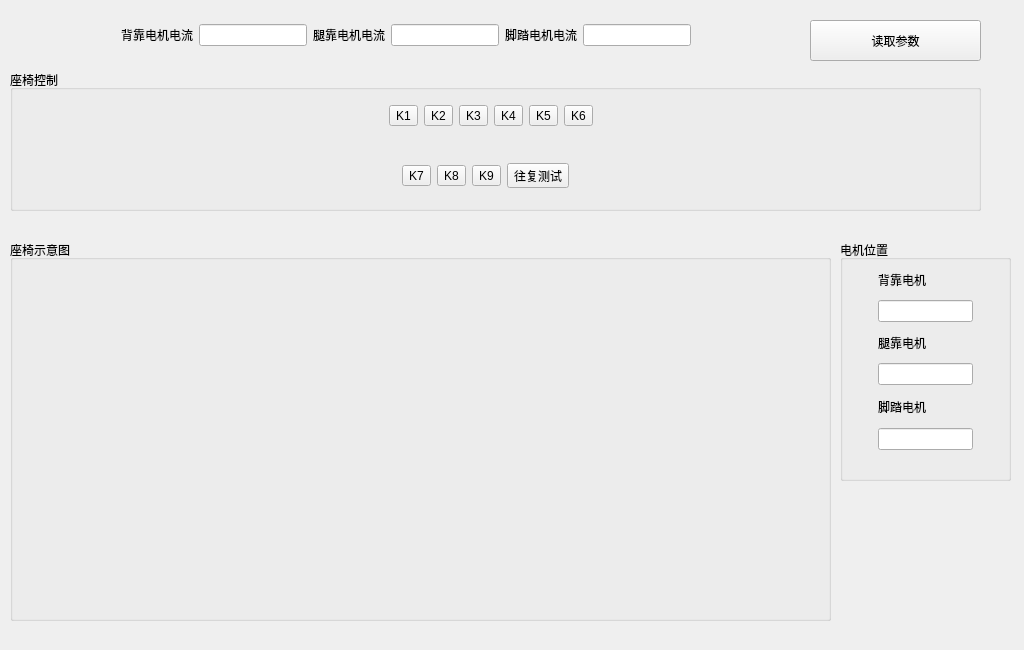
<?xml version="1.0" encoding="UTF-8"?>
<ui version="4.0">
 <class>SCButton</class>
 <widget class="QWidget" name="SCButton">
  <property name="geometry">
   <rect>
    <x>0</x>
    <y>0</y>
    <width>1024</width>
    <height>650</height>
   </rect>
  </property>
  <property name="windowTitle">
   <string>Form</string>
  </property>
  <widget class="QToolButton" name="tbnReadCurrent">
   <property name="geometry">
    <rect>
     <x>810</x>
     <y>20</y>
     <width>171</width>
     <height>41</height>
    </rect>
   </property>
   <property name="text">
    <string>读取参数</string>
   </property>
  </widget>
  <widget class="QGroupBox" name="groupBox">
   <property name="geometry">
    <rect>
     <x>10</x>
     <y>240</y>
     <width>821</width>
     <height>381</height>
    </rect>
   </property>
   <property name="title">
    <string>座椅示意图</string>
   </property>
   <widget class="QLabel" name="label_4">
    <property name="geometry">
     <rect>
      <x>10</x>
      <y>10</y>
      <width>811</width>
      <height>361</height>
     </rect>
    </property>
    <property name="text">
     <string/>
    </property>
    <property name="pixmap">
     <pixmap resource="image.qrc">:/Image/ControlBoard.png</pixmap>
    </property>
   </widget>
  </widget>
  <widget class="QGroupBox" name="groupBox_2">
   <property name="geometry">
    <rect>
     <x>10</x>
     <y>70</y>
     <width>971</width>
     <height>141</height>
    </rect>
   </property>
   <property name="title">
    <string>座椅控制</string>
   </property>
   <widget class="QWidget" name="layoutWidget">
    <property name="geometry">
     <rect>
      <x>110</x>
      <y>80</y>
      <width>731</width>
      <height>51</height>
     </rect>
    </property>
    <layout class="QGridLayout" name="gridLayout_3">
     <item row="1" column="5">
      <widget class="QToolButton" name="tbnOpenCLose">
       <property name="text">
        <string>往复测试</string>
       </property>
      </widget>
     </item>
     <item row="1" column="6">
      <spacer name="horizontalSpacer_6">
       <property name="orientation">
        <enum>Qt::Horizontal</enum>
       </property>
       <property name="sizeHint" stdset="0">
        <size>
         <width>40</width>
         <height>20</height>
        </size>
       </property>
      </spacer>
     </item>
     <item row="1" column="2">
      <widget class="QToolButton" name="tbnFastClose">
       <property name="text">
        <string>K7</string>
       </property>
      </widget>
     </item>
     <item row="2" column="3">
      <spacer name="verticalSpacer_4">
       <property name="orientation">
        <enum>Qt::Vertical</enum>
       </property>
       <property name="sizeHint" stdset="0">
        <size>
         <width>20</width>
         <height>40</height>
        </size>
       </property>
      </spacer>
     </item>
     <item row="0" column="3">
      <spacer name="verticalSpacer_3">
       <property name="orientation">
        <enum>Qt::Vertical</enum>
       </property>
       <property name="sizeHint" stdset="0">
        <size>
         <width>20</width>
         <height>40</height>
        </size>
       </property>
      </spacer>
     </item>
     <item row="1" column="3">
      <widget class="QToolButton" name="tbnHalf">
       <property name="text">
        <string>K8</string>
       </property>
      </widget>
     </item>
     <item row="1" column="0">
      <spacer name="horizontalSpacer_5">
       <property name="orientation">
        <enum>Qt::Horizontal</enum>
       </property>
       <property name="sizeHint" stdset="0">
        <size>
         <width>40</width>
         <height>20</height>
        </size>
       </property>
      </spacer>
     </item>
     <item row="1" column="4">
      <widget class="QToolButton" name="tbnFastOpen">
       <property name="text">
        <string>K9</string>
       </property>
      </widget>
     </item>
    </layout>
   </widget>
   <widget class="QWidget" name="layoutWidget">
    <property name="geometry">
     <rect>
      <x>20</x>
      <y>20</y>
      <width>921</width>
      <height>51</height>
     </rect>
    </property>
    <layout class="QGridLayout" name="gridLayout_2">
     <item row="1" column="9">
      <spacer name="horizontalSpacer_4">
       <property name="orientation">
        <enum>Qt::Horizontal</enum>
       </property>
       <property name="sizeHint" stdset="0">
        <size>
         <width>40</width>
         <height>20</height>
        </size>
       </property>
      </spacer>
     </item>
     <item row="1" column="0">
      <spacer name="horizontalSpacer_3">
       <property name="orientation">
        <enum>Qt::Horizontal</enum>
       </property>
       <property name="sizeHint" stdset="0">
        <size>
         <width>40</width>
         <height>20</height>
        </size>
       </property>
      </spacer>
     </item>
     <item row="1" column="2">
      <widget class="QToolButton" name="tbnMotorBackClose">
       <property name="text">
        <string>K1</string>
       </property>
      </widget>
     </item>
     <item row="1" column="5">
      <widget class="QToolButton" name="tbnMotorLegClose">
       <property name="text">
        <string>K3</string>
       </property>
      </widget>
     </item>
     <item row="1" column="7">
      <widget class="QToolButton" name="tbnMotorFootClose">
       <property name="text">
        <string>K5</string>
       </property>
      </widget>
     </item>
     <item row="1" column="8">
      <widget class="QToolButton" name="tbnMotorFootOpen">
       <property name="text">
        <string>K6</string>
       </property>
      </widget>
     </item>
     <item row="1" column="3">
      <widget class="QToolButton" name="tbnMotorBackOpen">
       <property name="text">
        <string>K2</string>
       </property>
      </widget>
     </item>
     <item row="1" column="6">
      <widget class="QToolButton" name="tbnMotorLegOpen">
       <property name="text">
        <string>K4</string>
       </property>
      </widget>
     </item>
     <item row="2" column="5">
      <spacer name="verticalSpacer_2">
       <property name="orientation">
        <enum>Qt::Vertical</enum>
       </property>
       <property name="sizeHint" stdset="0">
        <size>
         <width>20</width>
         <height>40</height>
        </size>
       </property>
      </spacer>
     </item>
     <item row="0" column="5">
      <spacer name="verticalSpacer">
       <property name="orientation">
        <enum>Qt::Vertical</enum>
       </property>
       <property name="sizeHint" stdset="0">
        <size>
         <width>20</width>
         <height>40</height>
        </size>
       </property>
      </spacer>
     </item>
    </layout>
   </widget>
  </widget>
  <widget class="QWidget" name="layoutWidget">
   <property name="geometry">
    <rect>
     <x>20</x>
     <y>10</y>
     <width>771</width>
     <height>51</height>
    </rect>
   </property>
   <layout class="QGridLayout" name="gridLayout">
    <item row="0" column="5">
     <widget class="QLabel" name="label_3">
      <property name="text">
       <string>脚踏电机电流</string>
      </property>
     </widget>
    </item>
    <item row="0" column="3">
     <widget class="QLabel" name="label_2">
      <property name="text">
       <string>腿靠电机电流</string>
      </property>
     </widget>
    </item>
    <item row="0" column="0">
     <spacer name="horizontalSpacer">
      <property name="orientation">
       <enum>Qt::Horizontal</enum>
      </property>
      <property name="sizeHint" stdset="0">
       <size>
        <width>40</width>
        <height>20</height>
       </size>
      </property>
     </spacer>
    </item>
    <item row="0" column="6">
     <widget class="QLineEdit" name="leMotorFootCurrent"/>
    </item>
    <item row="0" column="4">
     <widget class="QLineEdit" name="leMotorLegCurrent"/>
    </item>
    <item row="0" column="1">
     <widget class="QLabel" name="label">
      <property name="text">
       <string>背靠电机电流</string>
      </property>
     </widget>
    </item>
    <item row="0" column="2">
     <widget class="QLineEdit" name="leMotorBackCurrent"/>
    </item>
    <item row="0" column="7">
     <spacer name="horizontalSpacer_2">
      <property name="orientation">
       <enum>Qt::Horizontal</enum>
      </property>
      <property name="sizeHint" stdset="0">
       <size>
        <width>40</width>
        <height>20</height>
       </size>
      </property>
     </spacer>
    </item>
   </layout>
  </widget>
  <widget class="QGroupBox" name="groupBox_3">
   <property name="geometry">
    <rect>
     <x>840</x>
     <y>240</y>
     <width>171</width>
     <height>241</height>
    </rect>
   </property>
   <property name="title">
    <string>电机位置</string>
   </property>
   <widget class="QLabel" name="label_5">
    <property name="geometry">
     <rect>
      <x>10</x>
      <y>20</y>
      <width>54</width>
      <height>12</height>
     </rect>
    </property>
    <property name="text">
     <string/>
    </property>
   </widget>
   <widget class="QWidget" name="">
    <property name="geometry">
     <rect>
      <x>10</x>
      <y>25</y>
      <width>151</width>
      <height>191</height>
     </rect>
    </property>
    <layout class="QGridLayout" name="gridLayout_4">
     <item row="3" column="1">
      <widget class="QLineEdit" name="leMotorBackPosition"/>
     </item>
     <item row="1" column="1">
      <widget class="QLabel" name="label_8">
       <property name="text">
        <string>背靠电机</string>
       </property>
      </widget>
     </item>
     <item row="12" column="1">
      <spacer name="verticalSpacer_5">
       <property name="orientation">
        <enum>Qt::Vertical</enum>
       </property>
       <property name="sizeHint" stdset="0">
        <size>
         <width>20</width>
         <height>40</height>
        </size>
       </property>
      </spacer>
     </item>
     <item row="11" column="1">
      <widget class="QLineEdit" name="leMotorFootPosition">
       <property name="text">
        <string/>
       </property>
      </widget>
     </item>
     <item row="6" column="1">
      <spacer name="verticalSpacer_10">
       <property name="orientation">
        <enum>Qt::Vertical</enum>
       </property>
       <property name="sizeHint" stdset="0">
        <size>
         <width>20</width>
         <height>40</height>
        </size>
       </property>
      </spacer>
     </item>
     <item row="4" column="1">
      <spacer name="verticalSpacer_7">
       <property name="orientation">
        <enum>Qt::Vertical</enum>
       </property>
       <property name="sizeHint" stdset="0">
        <size>
         <width>20</width>
         <height>40</height>
        </size>
       </property>
      </spacer>
     </item>
     <item row="8" column="1">
      <spacer name="verticalSpacer_8">
       <property name="orientation">
        <enum>Qt::Vertical</enum>
       </property>
       <property name="sizeHint" stdset="0">
        <size>
         <width>20</width>
         <height>40</height>
        </size>
       </property>
      </spacer>
     </item>
     <item row="3" column="0">
      <spacer name="horizontalSpacer_7">
       <property name="orientation">
        <enum>Qt::Horizontal</enum>
       </property>
       <property name="sizeHint" stdset="0">
        <size>
         <width>40</width>
         <height>20</height>
        </size>
       </property>
      </spacer>
     </item>
     <item row="2" column="1">
      <spacer name="verticalSpacer_9">
       <property name="orientation">
        <enum>Qt::Vertical</enum>
       </property>
       <property name="sizeHint" stdset="0">
        <size>
         <width>20</width>
         <height>40</height>
        </size>
       </property>
      </spacer>
     </item>
     <item row="0" column="1">
      <spacer name="verticalSpacer_6">
       <property name="orientation">
        <enum>Qt::Vertical</enum>
       </property>
       <property name="sizeHint" stdset="0">
        <size>
         <width>20</width>
         <height>40</height>
        </size>
       </property>
      </spacer>
     </item>
     <item row="7" column="1">
      <widget class="QLineEdit" name="leMotorLegPosition"/>
     </item>
     <item row="5" column="1">
      <widget class="QLabel" name="label_6">
       <property name="text">
        <string>腿靠电机</string>
       </property>
      </widget>
     </item>
     <item row="9" column="1">
      <widget class="QLabel" name="label_7">
       <property name="text">
        <string>脚踏电机</string>
       </property>
      </widget>
     </item>
     <item row="9" column="2">
      <spacer name="horizontalSpacer_8">
       <property name="orientation">
        <enum>Qt::Horizontal</enum>
       </property>
       <property name="sizeHint" stdset="0">
        <size>
         <width>40</width>
         <height>20</height>
        </size>
       </property>
      </spacer>
     </item>
     <item row="10" column="1">
      <spacer name="verticalSpacer_11">
       <property name="orientation">
        <enum>Qt::Vertical</enum>
       </property>
       <property name="sizeHint" stdset="0">
        <size>
         <width>20</width>
         <height>40</height>
        </size>
       </property>
      </spacer>
     </item>
    </layout>
   </widget>
  </widget>
 </widget>
 <resources>
  <include location="image.qrc"/>
 </resources>
 <connections/>
</ui>
